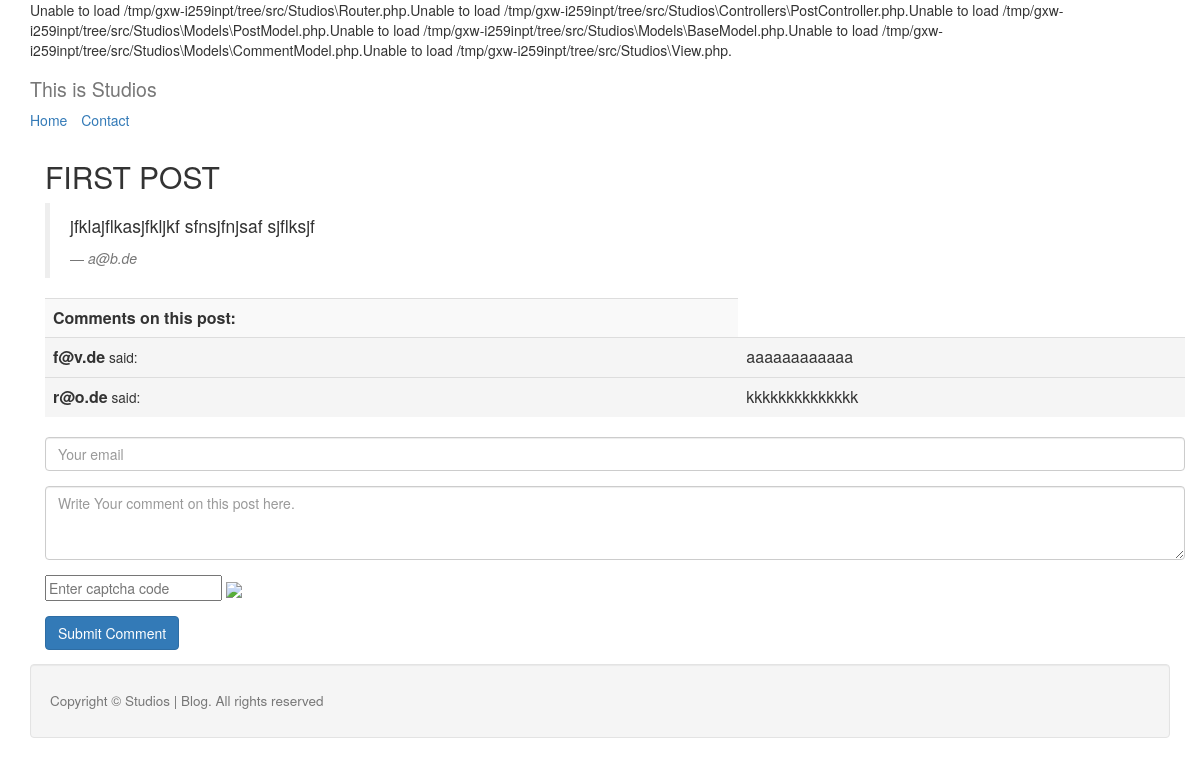
Page /post?id=1 on the committed database.
### tables this page shows
CREATE TABLE IF NOT EXISTS `posts` (
  `id` int(11) NOT NULL AUTO_INCREMENT,
  `title` varchar(32) NOT NULL,
  `email` varchar(32) NOT NULL,
  `content` text NOT NULL,
  `content_hash` char(32) NOT NULL,
  `created_at` timestamp NOT NULL DEFAULT CURRENT_TIMESTAMP,
  PRIMARY KEY (`id`),
  UNIQUE KEY `title` (`title`,`content_hash`),
  UNIQUE KEY `content_hash` (`content_hash`)
);

CREATE TABLE IF NOT EXISTS `comments` (
  `id` int(11) NOT NULL AUTO_INCREMENT,
  `post_id` int(11) NOT NULL,
  `email` varchar(32) NOT NULL,
  `content` text NOT NULL,
  `created_at` timestamp NOT NULL DEFAULT CURRENT_TIMESTAMP,
  PRIMARY KEY (`id`)
);

### src/Studios/View.php (called while the page is built, shortened)
<?php
class View{
	public static function render($template, $data=array()){
		extract($data);
		include TEMPLATES_PATH.$template.'.php';
	}
}

### src/Studios/Controllers/PostController.php (called while the page is built, shortened)
<?php
class PostController{
	public function show_action($id){
		$post = (new PostModel())->getById($id);
		$comments = (new CommentModel())->getByPostId($id);
		View::render('post'.DIRECTORY_SEPARATOR .'single_post', array('post'=>$post, 'comments'=>$comments));
	}
}

### config/database/db_credentials.php (called while the page is built)
<?php
return array(
	'host' => 'localhost',
	'username' => 'username',
	'password' => 'password',
	'database' => 'your_database'
);

### src/Studios/Models/BaseModel.php (called while the page is built, shortened)
<?php
class BaseModel{
	function __construct(){
		$credentials = include CONFIG_PATH. DIRECTORY_SEPARATOR .'database' . DIRECTORY_SEPARATOR .'db_credentials.php';
		try {
			$this->pdo = new \PDO("mysql:host=".$credentials['host'].";dbname=".$credentials['database'], $credentials['username'], $credentials['password']);
		}
		catch(\PDOException $e){
			Router::show_500($e->getMessage());
		}
	}
}

### src/Studios/Models/PostModel.php (called while the page is built, shortened)
<?php
class PostModel extends BaseModel{
	public function getById($id){
		try{
			$stmGetById = $this->pdo->prepare("SELECT * FROM posts WHERE id=?");
			$stmGetById->execute(array($id));
			$post = $stmGetById->fetch(\PDO::FETCH_ASSOC);
			return $post;
		}
		catch(\PDOException $e){
			Router::show_500($e->getMessage());
		}
	}
}

### src/Studios/Models/CommentModel.php (called while the page is built, shortened)
<?php
class CommentModel extends BaseModel{
	public function getByPostId($id){
		try{
			$stmGetByPostId = $this->pdo->prepare("SELECT * FROM comments WHERE post_id=?");
			$stmGetByPostId->execute(array($id));
			$comments = $stmGetByPostId->fetchAll(\PDO::FETCH_ASSOC);
			return $comments;
		}
		catch(\PDOException $e){
			Router::show_500($e->getMessage());
		}
	}
}

### src/Studios/Templates/post/single_post.php (the view, shortened to what this page needs)
<h2 class="text-uppercase"><?php echo $post['title'];?></h2>
<blockquote>
	<p><?php echo $post['content']; ?></p>
	<footer><em><?php echo $post['email']; ?></em></footer>
</blockquote>
<table id="post_comments" class="table table-striped table-hover">
	<th>Comments on this post:</th>
	<?php \Studios\View::render('partials'.DIRECTORY_SEPARATOR .'comments', array('comments'=>$comments)); ?>
</table>

### src/Studios/Templates/partials/comments.php
<?php foreach($comments as $comment): ?>
	<tr class="comment active">
		<td><strong><?php echo $comment['email']; ?></strong><small> said: </small></td>
		<td><?php echo $comment['content']; ?></td>
	</tr>
<?php endforeach; ?>

### rows in the picture
posts: title "FIRST POST", content "jfklajflkasjfkljkf sfnsjfnjsaf sjflksjf", email "a@b.de"
comments: email "f@v.de", content "aaaaaaaaaaaa"
comments: email "r@o.de", content "kkkkkkkkkkkkkk"

### other values in the picture
$GLOBALS['lang_main']['welcome_msg'] "This is Studios"
$GLOBALS['lang_main']['nav_home'] "Home"
$GLOBALS['lang_main']['contact'] "Contact"
$GLOBALS['lang_main']['copyright'] "Copyright © Studios | Blog. All rights reserved"
